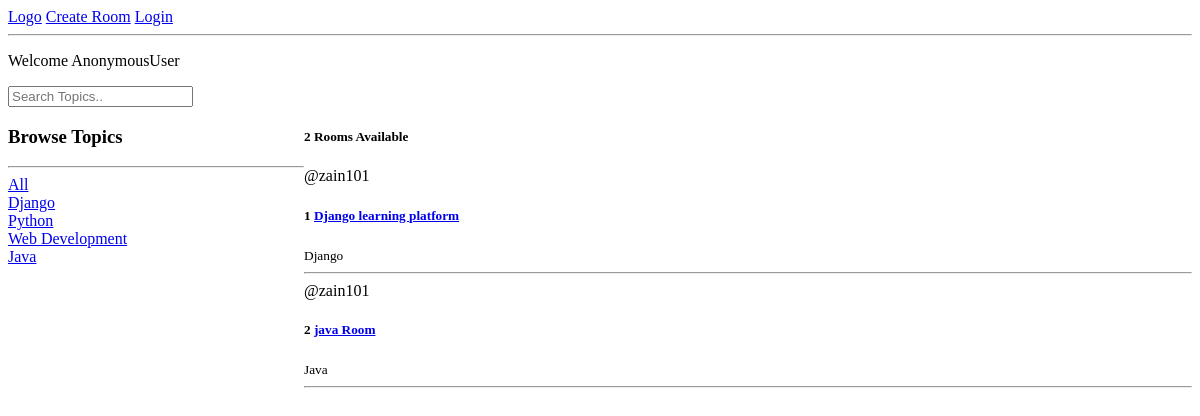
The app's page /, older data.
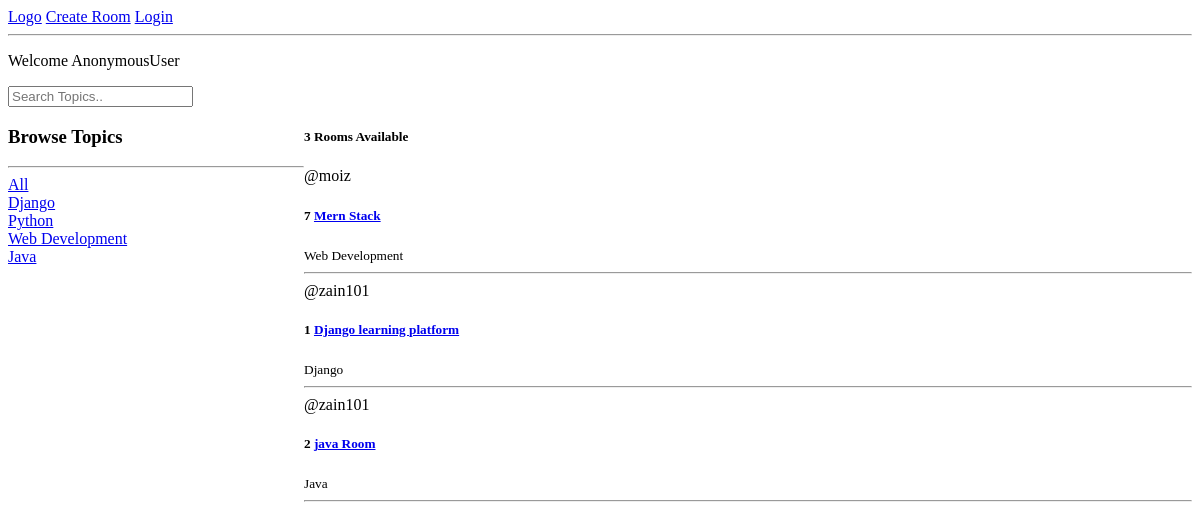
The same page, newer data.
### base/models.py (models this page shows, shortened)
class Topic(models.Model):
    name = models.CharField(max_length=200)

class Room(models.Model):
    host = models.ForeignKey(User, on_delete=models.SET_NULL, null=True)
    topic = models.ForeignKey(Topic, on_delete=models.SET_NULL, null=True)
    name = models.CharField(max_length=200)
    desc = models.TextField(null=True, blank=True)
    updated = models.DateTimeField(auto_now=True)
    created = models.DateTimeField(auto_now_add=True)
    class Meta:      # for maintaining the order
        ordering = ['-updated', '-created']

### base/views.py (the view)
# urls.py: 2. Add a URL to urlpatterns:  path('', views.home, name='home')
def home(request):
    query = request.GET.get('query') if request.GET.get('query') != None else ''
    rooms = Room.objects.filter(
        Q(topic__name__icontains=query) |
        Q(name__icontains = query) |
        Q(desc__icontains = query)
                                )
    topics = Topic.objects.all()
    rooms_count = rooms.count()
    context = {'rooms': rooms, 'topics' : topics, 'rooms_count': rooms_count}
    return render(request, 'base/home.html', context)

### base/templates/base/home.html (shortened to what this page needs)
{% extends 'main.html' %}
{% block content %}
<p>Welcome {{request.user}}</p>
<form method="get" action="{% url 'home' %}">
   <input type="text" name="query" placeholder="Search Topics..">
</form>
<div class="home-container">
   <div>
      <h3>Browse Topics</h3>
      <hr>
      <a href="{% url 'home' %}">All</a>
      {% for topic in topics %}
      <div>
         <a href="{% url 'home' %}?query={{topic.name}}">{{topic.name}}</a>
      </div>
      {% endfor %}
   </div>
   <div>
      <h5>{{rooms_count}} Rooms Available</h5>
      <div>
         {% for room in rooms %}
         <div>
            <span>@{{room.host.username}}</span>
            <h5>{{ room.id }} <a href="{% url 'room' room.id %}">{{room.name}}</a></h5>
            <small>{{room.topic.name}}</small>
            <hr>
         </div>
         {% endfor %}
      </div>
   </div>
</div>
{% endblock content %}

### templates/main.html (shortened to what this page needs)
<!DOCTYPE html>
<html lang="en">
<head>
</head>
<body>
    {% include 'navbar.html' %}
    {% block content %}
    {% endblock content %}
</body>
</html>

### templates/navbar.html
<a href="/">Logo</a>
<a href="{% url 'create-room' %}">Create Room</a>
{% if request.user.is_authenticated %}
<a href="{% url 'logout' %}">Logout</a>
{% else %}
<a href="{% url 'login' %}">Login</a>
{% endif %}
<hr>

### base/templates/base/home.html (style rules this page uses)
.home-container { display: grid; grid-template-columns: 1fr 3fr; }

Row changes from the older to the newer data that the page shows:
added Room: host.username "moiz", id "7", name "Mern Stack", topic.name "Web Development"
Text that changed along with them:
{{ rooms_count }}: "2" → "3"
